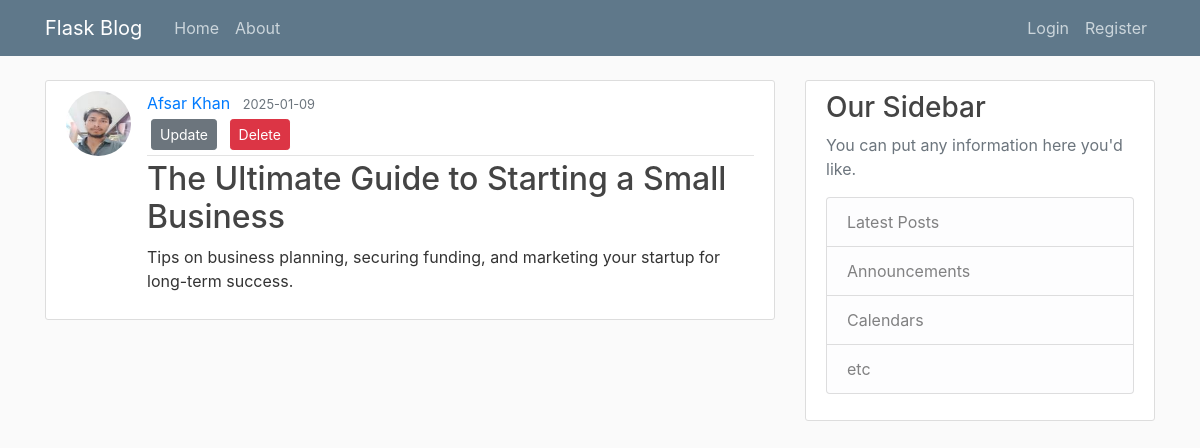
Screenshot of /post/21 with the database file from the repository.
### flaskblog/models.py (models this page shows, shortened)
class User(db.Model, UserMixin):
    id = db.Column(db.Integer, primary_key=True)
    username = db.Column(db.String(20), unique=True, nullable=False)
    email = db.Column(db.String(120), unique=True, nullable=False)
    image_file = db.Column(db.String(20), nullable=False, default='default.jpg')
    password = db.Column(db.String(60), nullable=False)
    posts = db.relationship('Post', backref='author', lazy=True)
    from itsdangerous import URLSafeTimedSerializer

class Post(db.Model):
    id = db.Column(db.Integer, primary_key=True)
    title = db.Column(db.String(100), nullable=False)
    date_posted = db.Column(db.DateTime, nullable=False, default=datetime.utcnow)
    content = db.Column(db.Text, nullable=False)
    user_id = db.Column(db.Integer, db.ForeignKey('user.id'), nullable=False)

### flaskblog/routes.py (the view)
@app.route('/post/<int:post_id>')
def post(post_id):
    post = Post.query.get_or_404(post_id)
    return render_template('post.html', title=post.title, post=post)

### flaskblog/templates/post.html (shortened to what this page needs)
{% extends 'layout.html' %}
{% block content %}
<article class="media content-section">
    <img class="rounded-circle article-img" src="{{ url_for('static', filename='profile_pics/' + post.author.image_file) }}" alt="">
    <div class="media-body">
        <div class="article-metadata">
            <a class="mr-2" href="{{ url_for('user_posts', username=post.author.username) }}">{{ post.author.username }}</a>
            <small class="text-muted">{{ post.date_posted.strftime('%Y-%m-%d') }}</small>
            {% if post.user != current_user %}
                <div>
                    <a class="btn btn-secondary btn-sm m-1 mb-1" href="{{ url_for('update_post', post_id=post.id) }}">Update</a>
                    <button type="button" class="btn btn-danger btn-sm m-1" data-toggle="modal" data-target="#deleteModal">Delete</button>
                </div>
            {% endif %}
        </div>
        <h2><a class="article-title" href="#">{{ post.title }}</a></h2>
        <p class="article-content">{{ post.content }}</p>
    </div>
</article>
{% endblock content %}

### flaskblog/static/main.css (style rules this page uses)
body { background: #fafafa; color: #333333; margin-top: 5rem; }
h1, h2, h3, h4, h5, h6 { color: #444444; }
.content-section { background: #ffffff; padding: 10px 20px; border: 1px solid #dddddd; border-radius: 3px; margin-bottom: 20px; }
.article-title { color: #444444; }
.article-content { white-space: pre-line; }
.article-img { height: 65px; width: 65px; margin-right: 16px; }
.article-metadata { padding-bottom: 1px; margin-bottom: 4px; border-bottom: 1px solid #e3e3e3 }

### rows the page displays
User: image_file (picture), author.username "Afsar Khan"
Post: date_posted "2025-01-09", title "The Ultimate Guide to Starting a Small Business", content "Tips on business planning, securing funding, and marketing your startup for long-term success."
